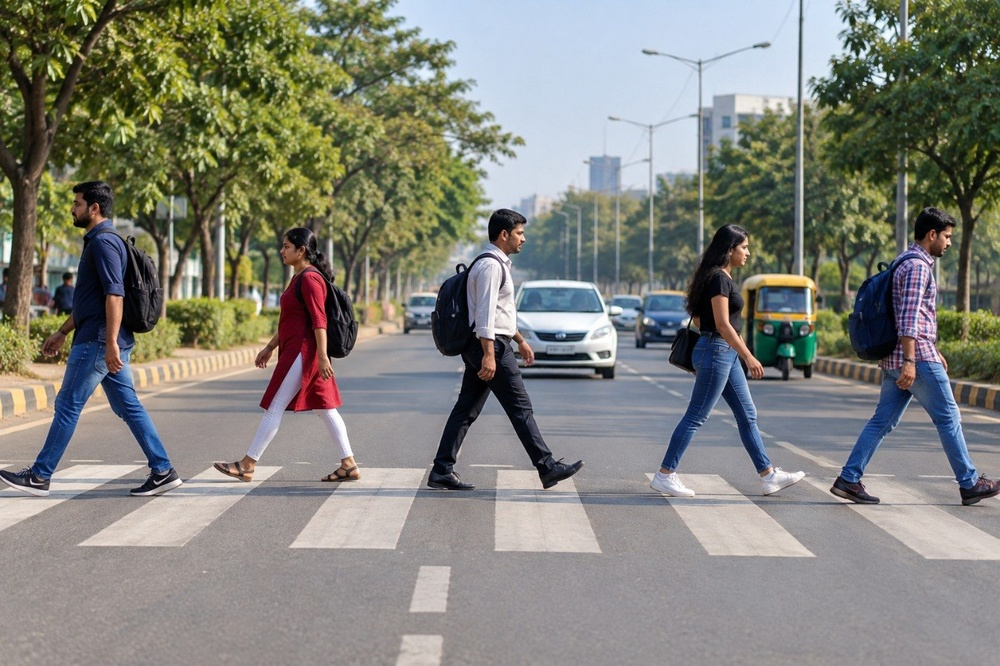
#> input picture 896b9fb6-56e9-469c-a5f2-a115c78f4bc7.jpg, 1000 x 666 px, shrunk from 1280 x 853 before the run
$ python 7.py
#> lines starting #> are read from the running program, lines starting #| are printed output that depends on the picture; after the words box and inside, x2 and y2 are one past the last pixel; in counts of white or black regions, pixels touching at a corner belong together
from pathlib import Path

import cv2

image_path = Path(__file__).with_name("896b9fb6-56e9-469c-a5f2-a115c78f4bc7.jpg")
image = cv2.imread(str(image_path))
#> image is the input picture: shape (666, 1000, 3); mean B, G, R 122.1, 130.2, 129.7
if image is None:
    raise FileNotFoundError(f"Image not found: {image_path}")
hog=cv2.HOGDescriptor()
hog.setSVMDetector(cv2.HOGDescriptor_getDefaultPeopleDetector())
rects, weights=hog.detectMultiScale(
    image,
    winStride=(4,4),
    padding=(8,8),
    scale=1.03
)
#> rects = [[34, 256, 65, 129], [242, 200, 124, 247], [405, 169, 170, 340], [648, 193, 150, 301], [591, 42, 266, 533]]; weights = [0.259, 0.832, 0.674, 0.326, 0.273]
for (x,y,w,h), weight in zip(rects, weights):
    cv2.rectangle(
        image,
        (x,y),
        (x+w,y+h),
        (0,255,0),
        2
    )
    cv2.putText(
        image,
        f"Person:{weight:.2f}",
        (x,y-10),
        cv2.FONT_HERSHEY_SIMPLEX,
        0.5,
        (0,255,0),
        2
    )
#> this loop made 5 passes
#> (x, y, w, h, weight) on passes 1 to 5: (34, 256, 65, 129, 0.259), (242, 200, 124, 247, 0.832), (405, 169, 170, 340, 0.674), (648, 193, 150, 301, 0.326), (591, 42, 266, 533, 0.273)
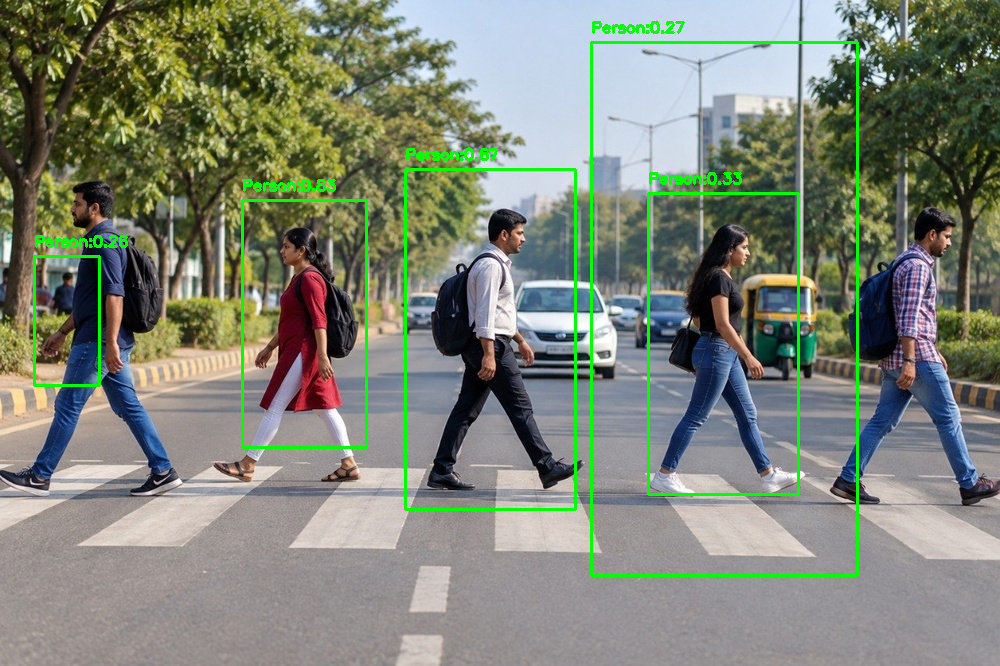
#> image: shape (666, 1000, 3); 2.58% of pixels changed, all inside (x1, y1, x2, y2) = (33, 21, 859, 577)
print("Number of pedestrians detected:",len(rects))
#| Number of pedestrians detected: 5
cv2.imshow("Pedestrian Detection",image)
cv2.waitKey(0)
cv2.destroyAllWindows()
